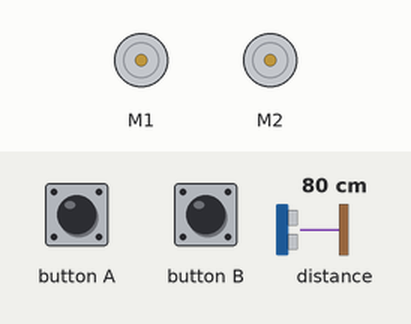
The program below on a simulated BBC micro:bit (MakeCode). On the bench: 2 × DC motor (green arrow = forward, orange = backward, longer = faster). Inputs (shaded band) come from the test bench; at power-on: distance to the obstacle 80 cm. Random numbers come from a fixed seed.

Above: at 1.2 s.
1.3 s: button A pressed for 0.15 s
At 2.4 s:
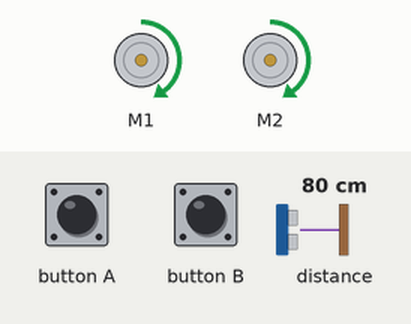
2.9 s: distance to the obstacle set to 6 cm
4.4 s: distance to the obstacle set to 3 cm
At 4.7 s:
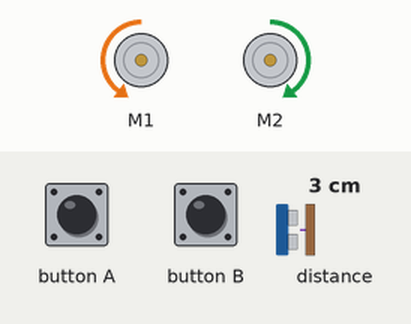
7.4 s: distance to the obstacle set to 9 cm
8.9 s: button B pressed for 0.15 s
At 9.4 s:
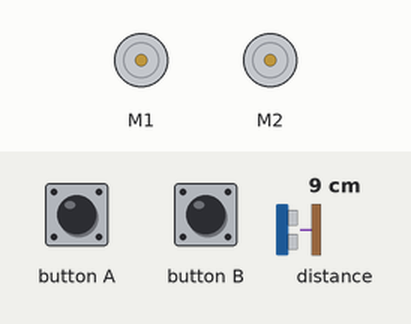
Timing chart, 0 to 11.5 s (numbered marks = the images above; inputs shaded):
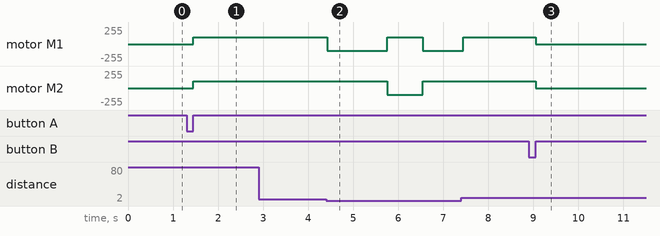

The program:

main.ts
```typescript
input.onButtonPressed(Button.A, function () {
    김치찌개 = 1
    maqueen.motorRun(maqueen.Motors.All, maqueen.Dir.CW, 100)
})
input.onButtonPressed(Button.B, function () {
    김치찌개 = 0
    maqueen.motorStop(maqueen.Motors.All)
})
function 부대지개 () {
    maqueen.motorRun(maqueen.Motors.M1, maqueen.Dir.CW, 100)
    maqueen.motorRun(maqueen.Motors.M2, maqueen.Dir.CCW, 100)
    basic.pause(randint(200, 500))
    김치찌개 = 1
}
function 된장찌개 () {
    maqueen.motorRun(maqueen.Motors.M2, maqueen.Dir.CW, 100)
    maqueen.motorRun(maqueen.Motors.M1, maqueen.Dir.CCW, 100)
    basic.pause(randint(200, 500))
    김치찌개 = 1
}
let 김치찌개 = 0
maqueen.motorStop(maqueen.Motors.All)
김치찌개 = 0
basic.forever(function () {
    if (김치찌개 == 1) {
        if (maqueen.Ultrasonic(PingUnit.Centimeters) < 5) {
            김치찌개 = randint(3, 4)
        } else {
            maqueen.motorRun(maqueen.Motors.All, maqueen.Dir.CW, 100)
        }
        if (김치찌개 == 3) {
            된장찌개()
        }
        if (김치찌개 == 4) {
            부대지개()
        }
    }
})
```

test.ts
```typescript
// 테스트는 여기로 이동합니다; 이 패키지가 확장으로 사용될 때 컴파일되지 않을 것 입니다.
```

Measured:
- the behaviour switches between 5 and 4 cm on distance to the obstacle (found by bisection; images 1 and 2)
- after the input at 1.3 s, motor M1, motor M2: stopped → forward 100/255 after 0.15 s
- after the input at 2.9 s, every drawn part: stays the same
- after the input at 4.4 s, motor M1: forward 100/255 → backward 100/255 at once, → forward 100/255 1.3 s later, → backward 100/255 0.79 s later; motor M2: forward 100/255 → backward 100/255 after 1.4 s, → forward 100/255 0.79 s later
- after the input at 8.9 s, motor M1, motor M2: forward 100/255 → stopped after 0.15 s
